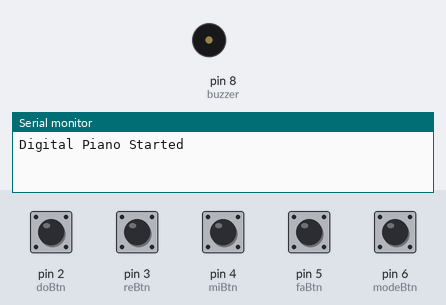
A sketch run on a simulated Arduino Uno, built with avr-gcc and run on an emulated ATmega328P. Shown: buzzer (waves = sounding), the last lines printed to the serial monitor. The inputs (shaded band) are chosen by the test bench; at power-on: pin 2 (doBtn), pin 3 (reBtn), pin 4 (miBtn), pin 5 (faBtn), pin 6 (modeBtn) HIGH.

Above: at 1.2 s.
1.3 s: pin 2 (doBtn) pulled LOW for 0.15 s
At 1.37 s:
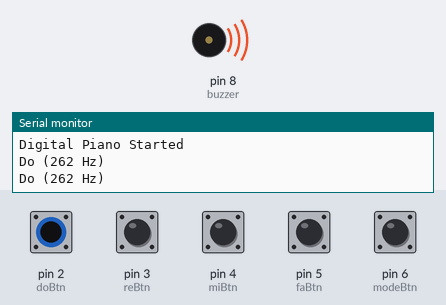
2.9 s: pin 3 (reBtn) pulled LOW for 0.15 s
At 3.6 s:
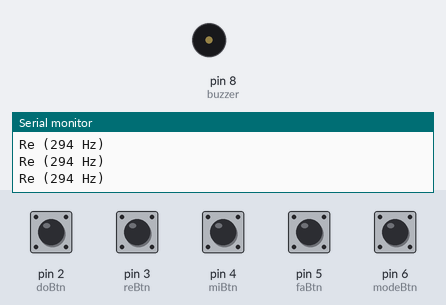
4.5 s: pin 4 (miBtn) pulled LOW for 0.15 s
At 4.57 s:
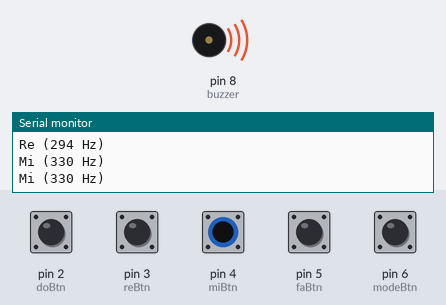
6.1 s: pin 5 (faBtn) pulled LOW for 0.15 s
At 7.4 s:
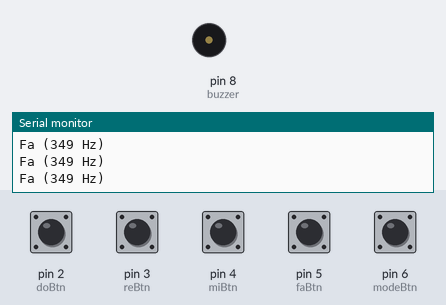
9.3 s: pin 3 (reBtn) pulled LOW for 1 s
At 10.1 s:
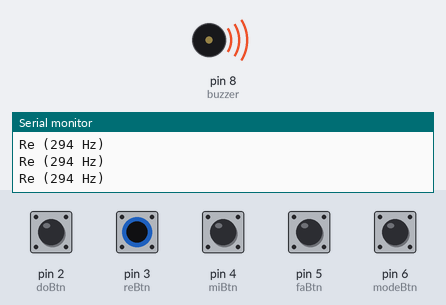
Timing chart, 0 to 12.3 s (numbered marks = the images above; inputs shaded):
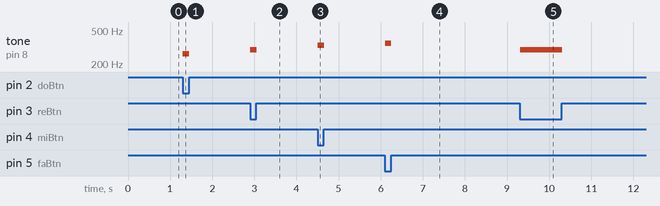

The sketch:

digital_piano.ino
```cpp
/*
Author: Shobhit Singh
Date: 30-06-2026
Description: Digital Piano using passive buzzer
*/
// Play Sol when two or more keys are pressed
// Toggle between Major and Minor scales

const int buzzer = 8;

const int doBtn = 2;
const int reBtn = 3;
const int miBtn = 4;
const int faBtn = 5;
const int modeBtn = 6;

bool minorMode = false;
bool lastModeState = HIGH;

void setup() {
  pinMode(doBtn, INPUT_PULLUP);
  pinMode(reBtn, INPUT_PULLUP);
  pinMode(miBtn, INPUT_PULLUP);
  pinMode(faBtn, INPUT_PULLUP);
  pinMode(modeBtn, INPUT_PULLUP);

  Serial.begin(9600);
  Serial.println("Digital Piano Started");
}

void loop() {

  // Mode button
  bool currentMode = digitalRead(modeBtn);

  if (currentMode == LOW && lastModeState == HIGH) {
    minorMode = !minorMode;

    if (minorMode)
      Serial.println("Minor Mode");
    else
      Serial.println("Major Mode");

    delay(300);
  }

  lastModeState = currentMode;

  // Read note buttons
  bool doPressed = digitalRead(doBtn) == LOW;
  bool rePressed = digitalRead(reBtn) == LOW;
  bool miPressed = digitalRead(miBtn) == LOW;
  bool faPressed = digitalRead(faBtn) == LOW;

  int count =
      doPressed + rePressed +
      miPressed + faPressed;

  // Two or more buttons together
  if (count >= 2) {
    tone(buzzer, 392);
    Serial.println("Sol (392 Hz)");
  }
  else if (doPressed) {
    tone(buzzer, minorMode ? 262 : 262);
    Serial.println("Do (262 Hz)");
  }
  else if (rePressed) {
    tone(buzzer, minorMode ? 277 : 294);
    Serial.println(minorMode ?
                   "Re Minor (277 Hz)" :
                   "Re (294 Hz)");
  }
  else if (miPressed) {
    tone(buzzer, minorMode ? 311 : 330);
    Serial.println(minorMode ?
                   "Mi Minor (311 Hz)" :
                   "Mi (330 Hz)");
  }
  else if (faPressed) {
    tone(buzzer, minorMode ? 330 : 349);
    Serial.println(minorMode ?
                   "Fa Minor (330 Hz)" :
                   "Fa (349 Hz)");
  }
  else {
    noTone(buzzer);
  }

  delay(50);
}
```

Measured:
- after the input at 1.3 s, tone on pin 8 (buzzer): silent → 262 Hz at once, → silent 0.15 s later
- after the input at 2.9 s, tone on pin 8 (buzzer): silent → 294 Hz at once, → silent 0.15 s later
- after the input at 4.5 s, tone on pin 8 (buzzer): silent → 330 Hz at once, → silent 0.15 s later
- after the input at 6.1 s, tone on pin 8 (buzzer): silent → 349 Hz at once, → silent 0.15 s later
- after the input at 9.3 s, tone on pin 8 (buzzer): silent → 294 Hz at once, → silent 1.0 s later
